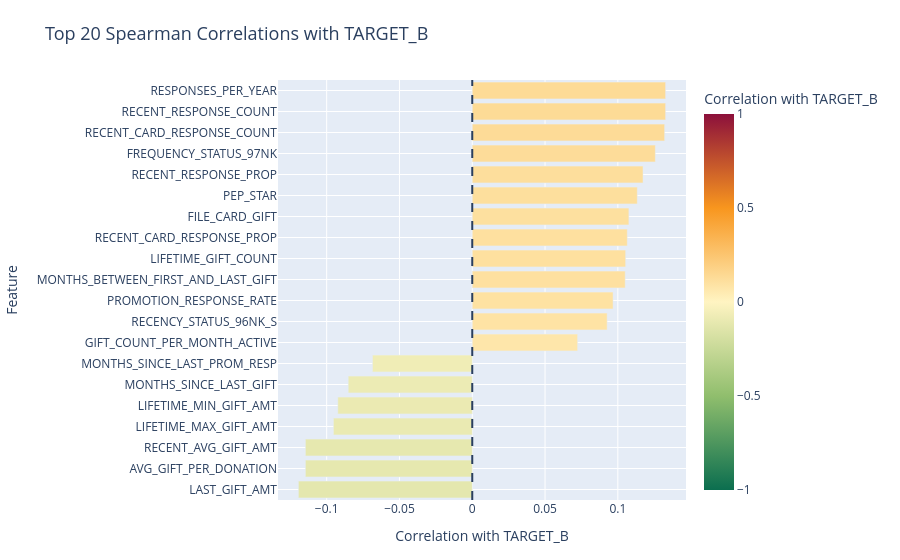

Write notebook code for a chart like this one.
### Code cell
"""2. Spearman correlation with the target (filter)"""
CORRELATION_THRESHOLD = 0.05  # weak association cutoff for this dataset

spearman_df = X_train_prep_df.assign(TARGET_B=y_train.values)
fig = plot_target_correlation(
    spearman_df,
    target="TARGET_B",
    method="spearman",
    top_n=20,
    title="Top 20 Spearman Correlations with TARGET_B",
)
fig.show()

spearman_with_target = (
    spearman_df.corr(method="spearman")["TARGET_B"]
    .drop(labels=["TARGET_B"])
    .dropna()
)
spearman_selected = spearman_with_target[spearman_with_target.abs() >= CORRELATION_THRESHOLD].index.tolist()
print(f"Features with |Spearman| >= {CORRELATION_THRESHOLD}: {len(spearman_selected)}")

### Figure 1 — Plotly figure (JSON) as saved in the notebook; plotly's stock layout.template omitted (floating-point values rounded to 4 significant figures)
{"data": [{"hovertemplate": "Correlation with TARGET_B=%{marker.color}<br>Feature=%{y}<extra></extra>", "legendgroup": "", "marker": {"color": [-0.1194, -0.1146, -0.1146, -0.09538, -0.09234, -0.08521, -0.06854, 0.07239, 0.09267, 0.09673, 0.1051, 0.1054, 0.1065, 0.1076, 0.1134, 0.1173, 0.1258, 0.1321, 0.1328, 0.1328], "coloraxis": "coloraxis", "pattern": {"shape": ""}}, "name": "", "orientation": "h", "showlegend": false, "textposition": "auto", "type": "bar", "x": [-0.1194, -0.1146, -0.1146, -0.09538, -0.09234, -0.08521, -0.06854, 0.07239, 0.09267, 0.09673, 0.1051, 0.1054, 0.1065, 0.1076, 0.1134, 0.1173, 0.1258, 0.1321, 0.1328, 0.1328], "xaxis": "x", "y": ["LAST_GIFT_AMT", "AVG_GIFT_PER_DONATION", "RECENT_AVG_GIFT_AMT", "LIFETIME_MAX_GIFT_AMT", "LIFETIME_MIN_GIFT_AMT", "MONTHS_SINCE_LAST_GIFT", "MONTHS_SINCE_LAST_PROM_RESP", "GIFT_COUNT_PER_MONTH_ACTIVE", "RECENCY_STATUS_96NK_S", "PROMOTION_RESPONSE_RATE", "MONTHS_BETWEEN_FIRST_AND_LAST_GIFT", "LIFETIME_GIFT_COUNT", "RECENT_CARD_RESPONSE_PROP", "FILE_CARD_GIFT", "PEP_STAR", "RECENT_RESPONSE_PROP", "FREQUENCY_STATUS_97NK", "RECENT_CARD_RESPONSE_COUNT", "RECENT_RESPONSE_COUNT", "RESPONSES_PER_YEAR"], "yaxis": "y"}], "layout": {"barmode": "relative", "coloraxis": {"cmax": 1, "cmin": -1, "colorbar": {"tickfont": {"color": "#2A3F5F"}, "title": {"font": {"color": "#2A3F5F"}, "text": "Correlation with TARGET_B"}}, "colorscale": [[0, "#0B6E4F"], [0.25, "#90BE6D"], [0.5, "#FFF4C2"], [0.75, "#F8961E"], [1, "#8C103B"]]}, "font": {"color": "#2A3F5F"}, "legend": {"bgcolor": "rgba(255,255,255,0.75)", "bordercolor": "rgba(0,0,0,0)", "font": {"color": "#2A3F5F"}, "tracegroupgap": 0}, "margin": {"b": 60, "l": 80, "r": 40, "t": 80}, "paper_bgcolor": "#FFFFFF", "plot_bgcolor": "#E5ECF6", "shapes": [{"line": {"color": "#2A3F5F", "dash": "dash"}, "type": "line", "x0": 0, "x1": 0, "xref": "x", "y0": 0, "y1": 1, "yref": "y domain"}], "title": {"font": {"color": "#2A3F5F", "size": 18}, "text": "Top 20 Spearman Correlations with TARGET_B"}, "xaxis": {"anchor": "y", "domain": [0, 1], "gridcolor": "#FFFFFF", "showgrid": true, "tickfont": {"color": "#2A3F5F"}, "title": {"font": {"color": "#2A3F5F"}, "text": "Correlation with TARGET_B"}, "zeroline": false}, "yaxis": {"anchor": "x", "categoryorder": "total ascending", "domain": [0, 1], "gridcolor": "#FFFFFF", "showgrid": true, "tickfont": {"color": "#2A3F5F"}, "title": {"font": {"color": "#2A3F5F"}, "text": "Feature"}, "zeroline": false}}}
